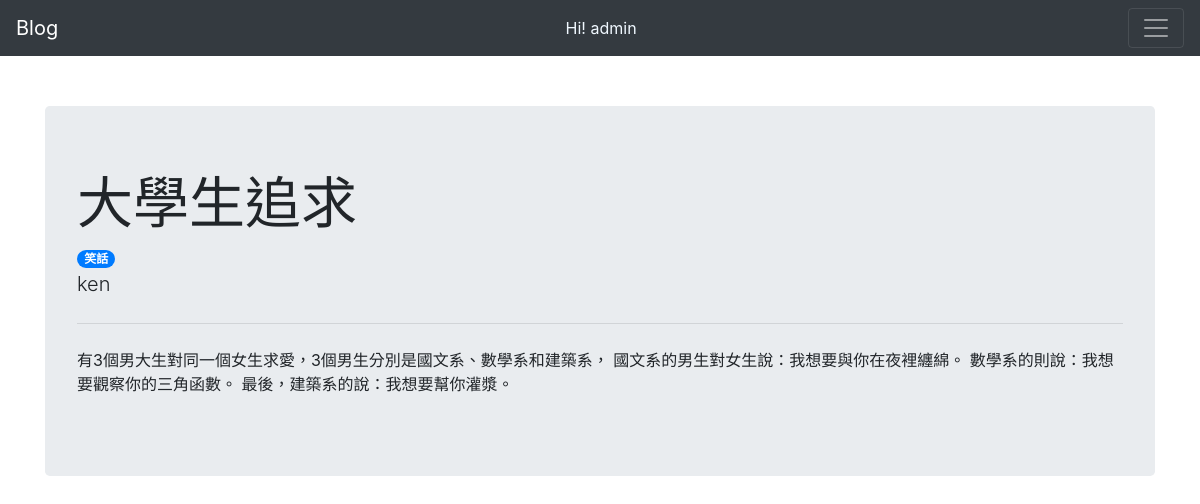
The app's page / (signed in) with its own data.
### blog/models.py (models this page shows, shortened)
class Article(models.Model):
    content = models.TextField(u'Content')
    title = models.CharField(u'Title', max_length=50)
    category = models.ForeignKey('Category',on_delete=models.CASCADE, blank=True, null=True)
    account = models.ForeignKey('User',on_delete=models.CASCADE, blank=True, null=True)

class Category(models.Model):
    name = models.CharField(u'Name', max_length=50)

class User(models.Model):
    username = models.CharField(u'Username', max_length=50)
    account = models.CharField(u'Account', max_length=50)
    password = models.CharField(u'Password', max_length=255)

### blog/views.py (the view)
# urls.py: path('',index),
def index(request):
    context          = {}
    if request.session.get('is_login',None): #檢查session確定是否登入，不允許重複登入
        context['user'] =request.session.get('user_name')
        context['href1']='logout'
        context['href2']='manage'
        context['link1']='登出'
        context['link2']='管理'
    else:
        context['user'] =''
        context['href1']='login'
        context['href2']='register'
        context['link1']='登入'
        context['link2']='註冊'
    article_set = []
    for a in Article.objects.all():
        arti = a
        article_set.append(arti)
    context['article'] = article_set
    return render(request, 'index.html', context)

### templates/index.html
{%extends "base.html" %}
{% block mainbody %}
    {% for arti in article %}
        <div class="jumbotron">
        <h1 class="display-4">{{ arti.title }}</h1>
        <span class="badge badge-pill badge-primary">{{ arti.category.name }}</span>
        <p class="lead">{{ arti.account.username }}</p>
        <hr class="my-4">
        <p>{{ arti.content }}</p>
        </div>
    {% endfor %}
{% endblock %}

### records on screen
Article: title "大學生追求", category.name "笑話", account.username "ken", content "有3個男大生對同一個女生求愛，3個男生分別是國文系、數學系和建築系， 國文系的男生對女生說：我想要與你在夜裡纏綿。 數學系的則說：我想要觀察你的三角函數。 最後，建築系的說：我想要幫你灌漿。"

### other values on screen
{{ user }} "admin"
